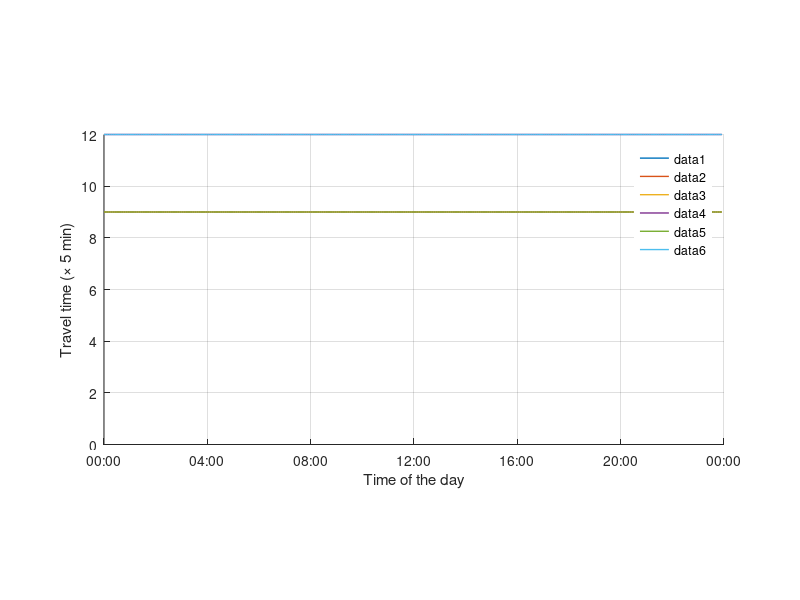

MATLAB code to generate this figure: (Note: this script raises an error after producing the figure.)
function genTT
% generate travel time data

clear all

% number of nodes
% 1: home
% 2: work
% 3: shopping
I = 3;
H = 288;

% free travel time
freeTime = [
0	6	3
6	0	4
3	4	0
];
capcity = [
-1		1500	1000
1500	-1		1000
1000	1000	-1
];

% parameter for generating flow
m = [
0		1200	    1000
1000	0		1000
1000	 100	0
];
b = [
0		480		1080
1140	0		1110
1140	720		0
];
c = [
-1		240		120
240		-1		240
120		180		-1
];

% traffic flow
t = 0:5:1439;
pdf = @(m_, b_, c_) m_./( ( (t-b_)./c_ ).^2 + 1 );

% BPR function
% bpr = @(x, k, t0) t0 .* ( 1.0 + (x./k).^4);
bpr = @(x, k, t0) t0 * 3;   % constant travel time

whos
figure
hold on
grid on
box off

travelTime = zeros(length(t), I, I, 'int32');
for i = 1:I
	for j = 1:I
		if freeTime(i,j) == 0
			continue
		end
		ff = pdf(m(i,j), b(i,j), c(i,j));
		tt = bpr(ff, capcity(i,j), freeTime(i,j));
		travelTime(:,i,j) = int8(tt(:));
		plot(t/1440.0, travelTime(:,i,j), 'LineWidth', 1)
	end
end

set(gca, 'XTick', .0:1.0/6.0:1.0);
datetick('x', 'HH:MM', 'keepticks');
pbaspect([2 1 1])
xlabel('Time of the day')
ylabel('Travel time (\times 5 min)')
axis([.0 1.0 0.0 12])
pbaspect([2 1 1])
legend('boxoff')
% export_fig('FIGURES/travel_time', '-pdf')

fprintf('save travel time\n')
save 'DATA/TT.mat' travelTime
fprintf('export the data as .dat\n')
fid = fopen('DATA/TT.dat', 'W');
amplwrite(fid, 'travelTime', travelTime, 0, 1, 1);
fclose(fid);